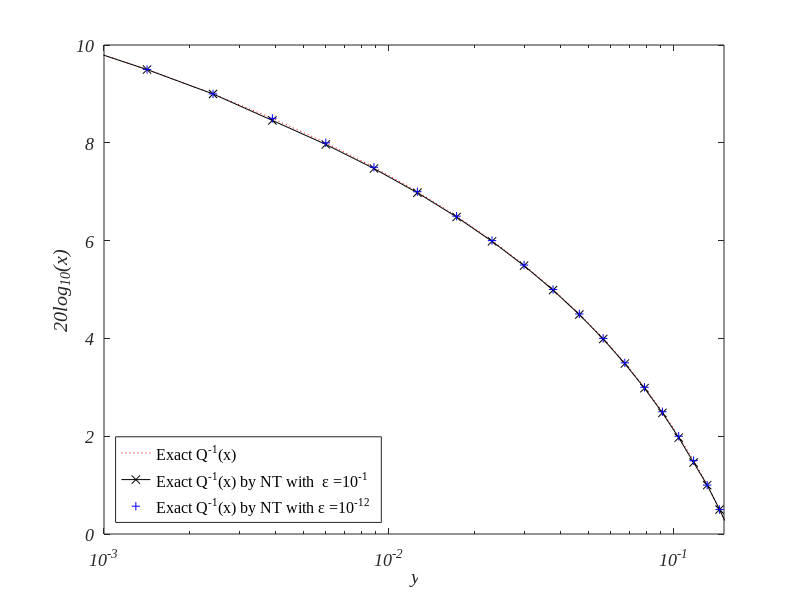

MATLAB code for this plot:
clear
clc
close
%% 计算部分
x_dB = 0:0.5:10;
xdb=x_dB;
x = 10.^(x_dB/20);

Q_exact = qfunc(x);
finv_exact = qfuncinv(Q_exact);
semilogx(Q_exact,20*log10(finv_exact),'r:')
hold

%%


f_exact=@(t)qfunc(t);
f_exact_derivation=@(t)-exp(-t.^2./2)./sqrt(2.*pi);
iterations_2=[];
x_approximate=[];
%% 精度为-1
j=1;
for x_dB = 0:0.5:10
    a=qfunc(x);
    y=a(j);
    x0 = sqrt(-pi/2.*log(4.*y));
    for i=1:10000
        if i==1
            x_approximate(1)=x0;
        end
        x_approximate(i+1)= x_approximate(i)-...
            (f_exact(x_approximate(i))-y)./f_exact_derivation(x_approximate(i));
        if x_approximate(i+1)-x_approximate(i)<10^(-1)
            xf2(j)=x_approximate(i+1);
            iterations_3(j)=i;
            break
        else
            if i==10000
                xf2(j)=x_approximate(100);
                iterations_3(j)=i;
                break
            end
        end
        
    end
    j=j+1;
end
semilogx(Q_exact ,20*log10(xf2), 'k-x')
%% 精度为-12
j=1;
for x_dB = 0:0.5:10
    a=qfunc(x);
    y=a(j);
    x0 = sqrt(-pi/2.*log(4.*y));
    for i=1:10000
        if i==1
            x_approximate(1)=x0;
        end
        x_approximate(i+1)= x_approximate(i)-...
            (f_exact(x_approximate(i))-y)./f_exact_derivation(x_approximate(i));
        if x_approximate(i+1)-x_approximate(i)<10^(-6)
            xf1(j)=x_approximate(i+1);
            iterations_2(j)=i;
            break
        else
            if i==10000
                xf1(j)=x_approximate(100);
                iterations_2(j)=i;
                break
            end
        end
    end
    j=j+1;
end
semilogx(Q_exact ,20*log10(xf1), 'b+')
%



xlabel('y',"FontName","Times New Roman");
ylabel('20log_{10}(x)',"FontName","Times New Roman");
legend('Exact Q^{-1}(x)','Exact Q^{-1}(x) by NT with  \epsilon =10^{-1}',...
    'Exact Q^{-1}(x) by NT with {\epsilon} =10^{-12}',"FontName","Times New Roman",'FontSize', 13, 'Location', 'southwest');
set(gca, 'FontSize', 13)
ylim([0 10])
set(gca,'FontSize',13,'Fontangle','italic');
set(gca, 'FontSize', 13,"FontName",'Times New Roman');
xlim([0.001 0.15])